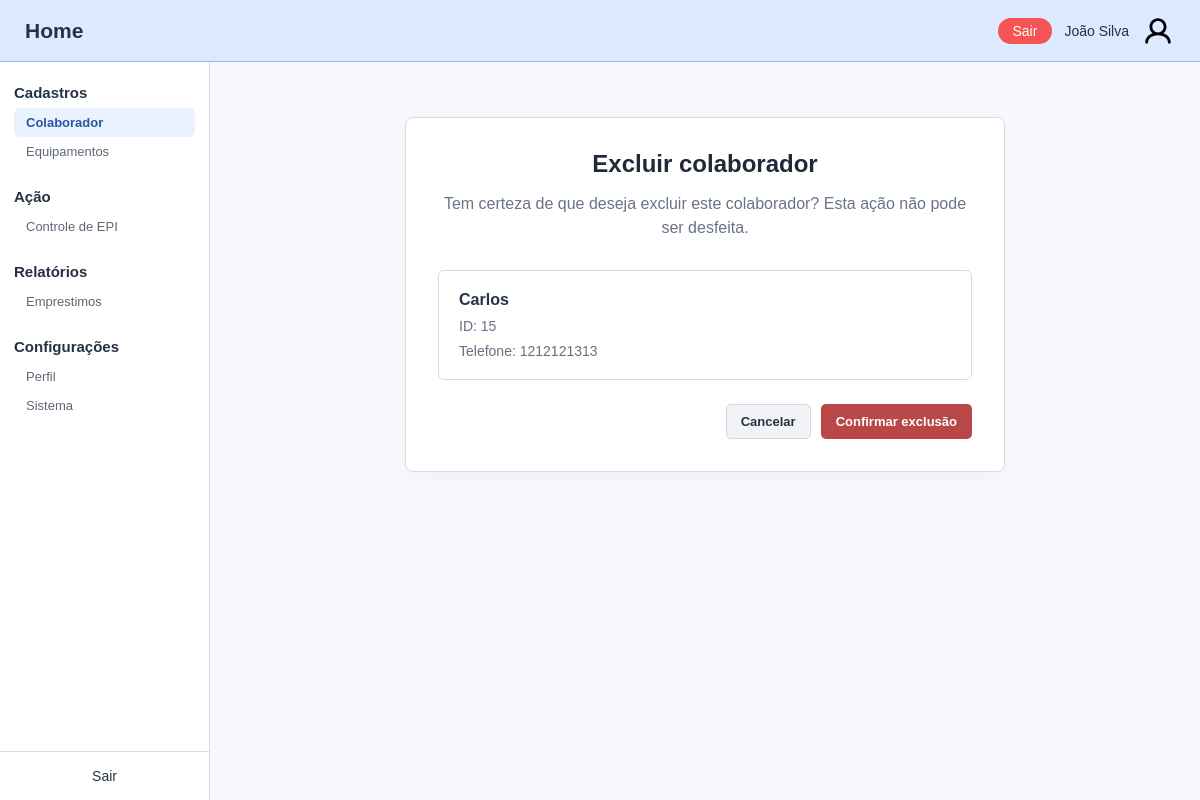
Before: /home/colaborator/excluir/15 (signed in) with the older database file.
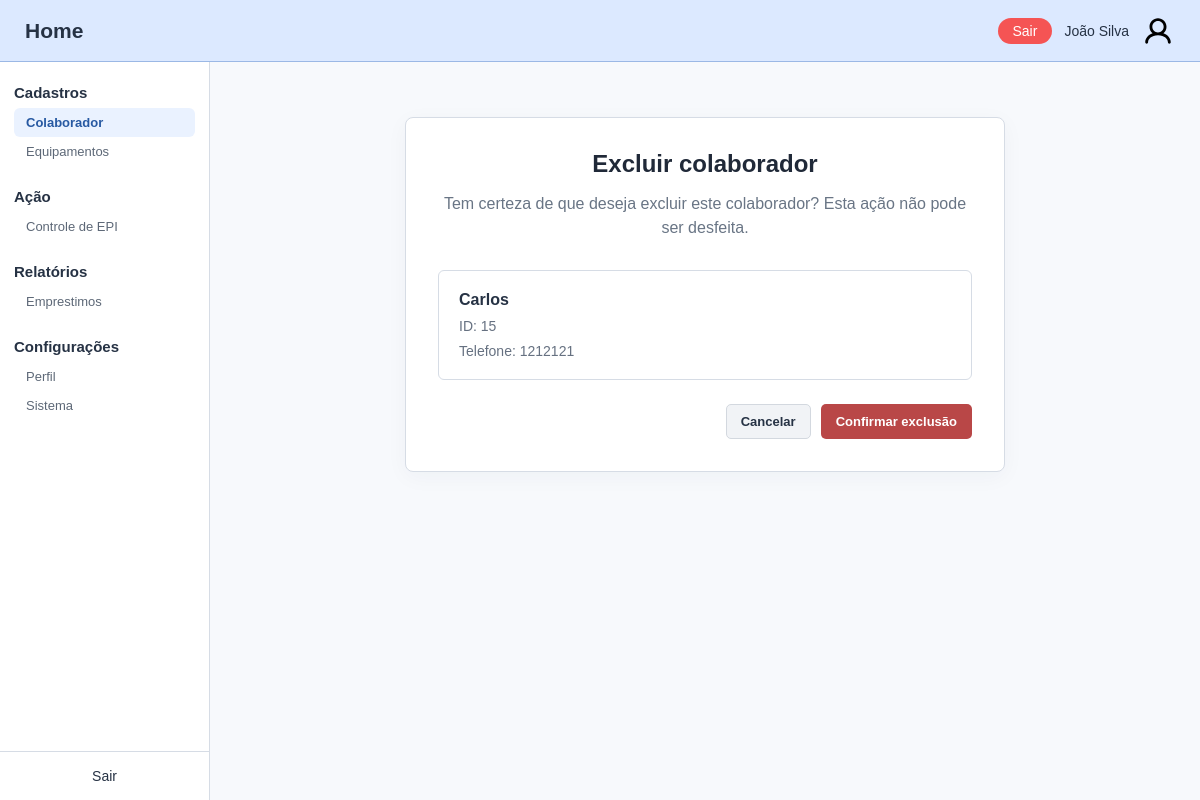
After: the same page with the newer database file.
### nucleo/models.py (models this page shows, shortened)
class Colaborador(models.Model):
    nome = models.CharField(max_length=30, null=False, blank=False)
    telefone = models.CharField(max_length=30)

### nucleo/views.py (the view)
# urls.py: path('colaborator/excluir/<int:id>', login_required(views.excluir), name='nucleo-excluir'),
@permission_required('nucleo.delete_colaborador', raise_exception=True)
def excluir(req, id):
    colaborador = get_object_or_404(Colaborador, id=id)
    if req.method == 'POST':
        colaborador.delete()
        messages.success(req, "Deletado com sucesso!")
        return redirect('nucleo-inicial')
    return render(req, 'nucleo/forms/excluir.html', {
        'colaborador': colaborador,
    })

### nucleo/templates/nucleo/forms/excluir.html (shortened to what this page needs)
{% extends 'nucleo/base.html' %}
{% block content %}
<section class="content-card form-card">
    <h1>Excluir colaborador</h1>
    <p class="description">Tem certeza de que deseja excluir este colaborador? Esta ação não pode ser desfeita.</p>
    <div class="delete-summary"><strong>{{ colaborador.nome }}</strong><span>ID: {{ colaborador.id }}</span><span>Telefone: {{ colaborador.telefone|default:"—" }}</span></div>
    <form method="post" action="{% url 'nucleo-excluir' colaborador.id %}">
        <div class="form-actions"><a class="button button-secondary" href="{% url 'nucleo-inicial' %}">Cancelar</a><button class="button button-danger" type="submit">Confirmar exclusão</button></div>
    </form>
</section>
{% endblock %}

Changed rows visible on the page:
changed Colaborador "Carlos": telefone "1212121313" → "1212121"
